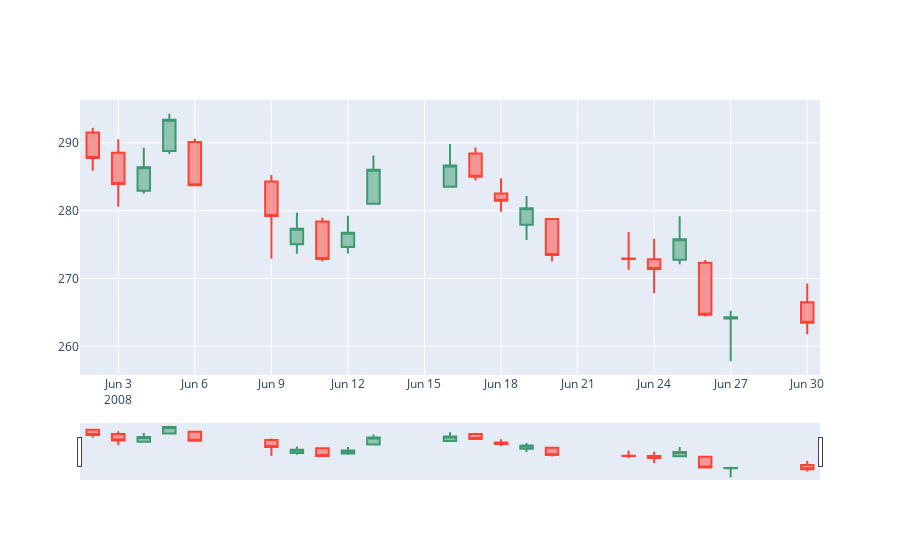

Here is the notebook cell this chart was saved with:
### Markdown cell above
# 2.7 Candlestick charts

2.7 Candlestick charts
This type of chart is used as a trading tool to visualise and analyse the price movements over time for securities, derivatives, currencies, stocks, bonds, commodities, etc. Although the symbols used in Candlestick Charts resemble a Box Plot, they function differently and therefore, are not to be confused with one another.

Candlestick Charts display multiple bits of price information such as the open price, close price, highest price and lowest price through the use of candlestick-like symbols. Each symbol represents the compressed trading activity for a single time period (a minute, hour, day, month, etc). Each Candlestick symbol is plotted along a time scale on the x-axis, to show the trading activity over time.

The main rectangle in the symbol is known as the real body, which is used to display the range between the open and close price of that time period. While the lines extending from the bottom and top of the real body is known as the lower and upper shadows (or wick). Each shadow represents the highest or lowest price traded during the time period represented. When the market is Bullish (the closing price is higher than it opened), then the body is coloured typically white or green. But when the market is Bearish (the closing price is lower than it opened), then the body is usually coloured either black or

Candlestick Charts are great for detecting and predicting market trends over time and are useful for interpreting the day-to-day sentiment of the market, through each candlestick symbol's colouring and shape. For example, the longer the body is, the more intense the selling or buying pressure is. While, a very short body, would indicate that there is very little price movement in that time period and represents consolidation.

Candlestick Charts help reveal the market psychology (the fear and greed experienced by sellers and buyers) through the various indicators, such as shape and colour, but also by the many identifiable patterns that can be found in Candlestick Charts. In total, there are 42 recognised patterns that are divided into simple and complex patterns. These patterns found in Candlestick Charts are useful for displaying price relationships and can be used for predicting the possible future movement of the market. You can find a list and description of each pattern here.

Please bear in mind, that Candlestick Charts don't express the events taking place between the open and close price - only the relationship between the two prices. So you can't tell how volatile trading was within that single time period. red.

### Code cell
# Candlestick chart of march 2008
trace = go.Candlestick(
    x=google_june_2008.index,  # Now using the filtered data
    open=google_june_2008.Open,
    high=google_june_2008.High,
    low=google_june_2008.Low,
    close=google_june_2008.Close
)

data = [trace]                    
iplot(data, filename='simple_candlestick')

### Figure 1 — Plotly figure (JSON) as saved in the notebook; plotly's stock layout.template omitted (floating-point values rounded to 4 significant figures)
{"data": [{"close": [287.8, 283.9, 286.4, 293.4, 283.8, 279.2, 277.4, 272.9, 276.8, 286.0, 286.7, 285.0, 281.5, 280.4, 273.5, 272.9, 271.4, 275.8, 264.7, 264.3, 263.5], "high": [292.2, 290.5, 289.3, 294.3, 290.6, 285.3, 279.7, 278.9, 279.3, 288.1, 289.8, 289.3, 284.8, 282.2, 278.8, 276.9, 275.9, 279.2, 272.7, 265.3, 269.3], "low": [285.9, 280.6, 282.6, 288.4, 283.8, 273.0, 273.7, 272.5, 273.7, 280.9, 283.5, 284.5, 279.9, 275.7, 272.5, 271.3, 267.8, 272.1, 264.4, 257.8, 261.8], "open": [291.5, 288.5, 282.9, 288.8, 290.2, 284.3, 275.1, 278.4, 274.6, 281.0, 283.5, 288.5, 282.5, 277.9, 278.8, 272.9, 272.8, 272.8, 272.3, 264.1, 266.5], "type": "candlestick", "x": ["2008-06-02T00:00:00", "2008-06-03T00:00:00", "2008-06-04T00:00:00", "2008-06-05T00:00:00", "2008-06-06T00:00:00", "2008-06-09T00:00:00", "2008-06-10T00:00:00", "2008-06-11T00:00:00", "2008-06-12T00:00:00", "2008-06-13T00:00:00", "2008-06-16T00:00:00", "2008-06-17T00:00:00", "2008-06-18T00:00:00", "2008-06-19T00:00:00", "2008-06-20T00:00:00", "2008-06-23T00:00:00", "2008-06-24T00:00:00", "2008-06-25T00:00:00", "2008-06-26T00:00:00", "2008-06-27T00:00:00", "2008-06-30T00:00:00"]}], "layout": {"autosize": true, "xaxis": {"autorange": true, "range": ["2008-06-01 12:00", "2008-06-30 12:00"], "rangeslider": {"autorange": true, "range": ["2008-06-01 12:00", "2008-06-30 12:00"], "yaxis": {"_template": null, "rangemode": "match"}}, "type": "date"}, "yaxis": {"autorange": true, "range": [255.8, 296.3]}}}
